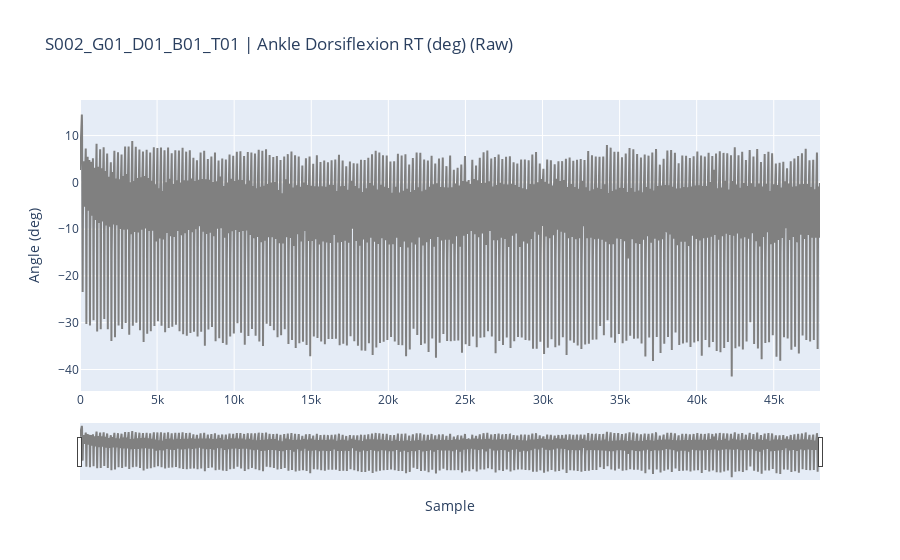
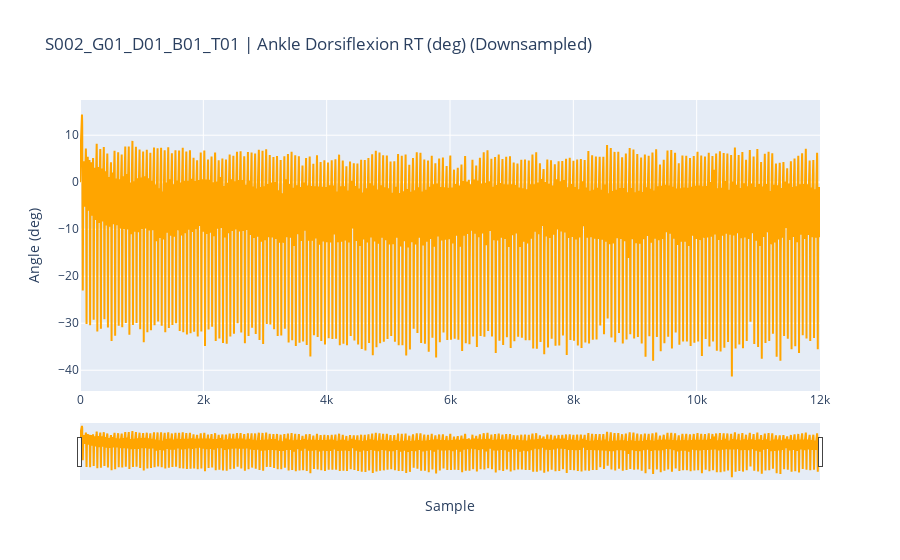
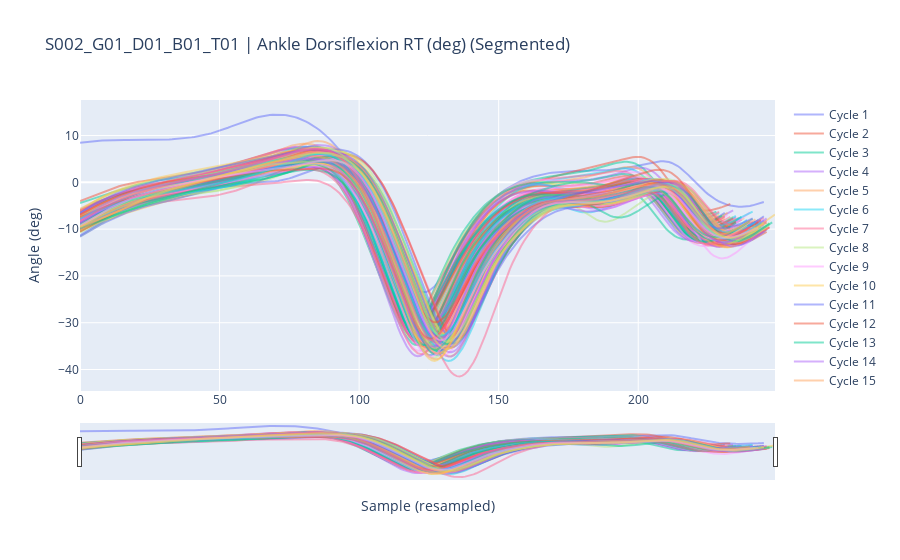
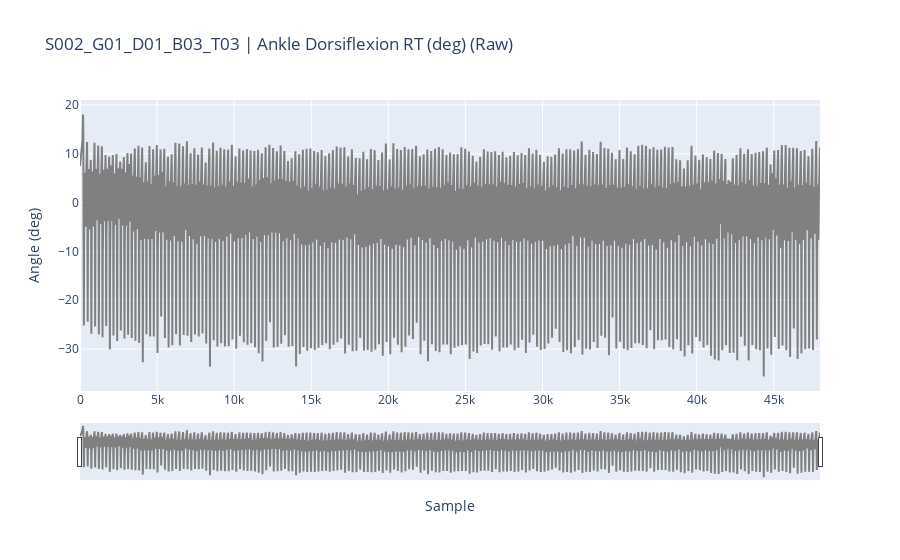

Write notebook code for charts like these, in order.
### Code cell
#To compare results 
signal_col        = "Ankle Dorsiflexion RT (deg)"
downsample_factor = 4
show_raw          = True
show_downsampled  = True
show_segmented    = True
save_plots        = False

batches = {
    "G01": {
        "S002": [
            {"trial": "T01", "day": "D01", "block": "B01"},
            {"trial": "T03", "day": "D01", "block": "B03"},
            
        ]
        
    },
    #"G03": {
        #"S139": [
            #{"trial": "T01", "day": "D01", "block": "B01"},
            
        #]
    #},
}


for group_code, patients in batches.items():
    for patient_id, trials in patients.items():
        for trial_info in trials:
            plot_trial(
                patient_id=patient_id,
                group_code=group_code,
                day=trial_info["day"],
                block=trial_info["block"],
                trial=trial_info["trial"],
                signal_col=signal_col,
                downsample_factor=downsample_factor,
                show_raw=show_raw,
                show_downsampled=show_downsampled,
                show_segmented=show_segmented,
                save_plots=save_plots
            )

### Figure 1 — Plotly figure (JSON) as saved in the notebook; plotly's stock layout.template omitted (floating-point values rounded to 4 significant figures; data arrays with more than 128 entries replaced by an {"elided": "..."} marker saying what was removed)
{"data": [{"line": {"color": "gray"}, "mode": "lines", "name": "Raw", "type": "scatter", "y": {"elided": "48001 float values"}}], "layout": {"title": {"text": "S002_G01_D01_B01_T01 | Ankle Dorsiflexion RT (deg) (Raw)"}, "xaxis": {"rangeslider": {"visible": true}, "title": {"text": "Sample"}, "type": "linear"}, "yaxis": {"title": {"text": "Angle (deg)"}}}}

### Figure 2 — Plotly figure (JSON) as saved in the notebook; plotly's stock layout.template omitted (floating-point values rounded to 4 significant figures; data arrays with more than 128 entries replaced by an {"elided": "..."} marker saying what was removed)
{"data": [{"line": {"color": "orange"}, "mode": "lines", "name": "Downsampled", "type": "scatter", "y": {"elided": "12001 float values"}}], "layout": {"title": {"text": "S002_G01_D01_B01_T01 | Ankle Dorsiflexion RT (deg) (Downsampled)"}, "xaxis": {"rangeslider": {"visible": true}, "title": {"text": "Sample"}, "type": "linear"}, "yaxis": {"title": {"text": "Angle (deg)"}}}}

### Figure 3 — Plotly figure (JSON) as saved in the notebook; plotly's stock layout.template omitted (floating-point values rounded to 4 significant figures; data arrays with more than 128 entries replaced by an {"elided": "..."} marker saying what was removed)
{"data": [{"mode": "lines", "name": "Cycle 1", "opacity": 0.5, "type": "scatter", "y": {"elided": "246 float values"}}, {"mode": "lines", "name": "Cycle 2", "opacity": 0.5, "type": "scatter", "y": {"elided": "234 float values"}}, {"mode": "lines", "name": "Cycle 3", "opacity": 0.5, "type": "scatter", "y": {"elided": "229 float values"}}, {"mode": "lines", "name": "Cycle 4", "opacity": 0.5, "type": "scatter", "y": {"elided": "235 float values"}}, {"mode": "lines", "name": "Cycle 5", "opacity": 0.5, "type": "scatter", "y": {"elided": "233 float values"}}, {"mode": "lines", "name": "Cycle 6", "opacity": 0.5, "type": "scatter", "y": {"elided": "230 float values"}}, {"mode": "lines", "name": "Cycle 7", "opacity": 0.5, "type": "scatter", "y": {"elided": "230 float values"}}, {"mode": "lines", "name": "Cycle 8", "opacity": 0.5, "type": "scatter", "y": {"elided": "232 float values"}}, {"mode": "lines", "name": "Cycle 9", "opacity": 0.5, "type": "scatter", "y": {"elided": "233 float values"}}, {"mode": "lines", "name": "Cycle 10", "opacity": 0.5, "type": "scatter", "y": {"elided": "230 float values"}}, {"mode": "lines", "name": "Cycle 11", "opacity": 0.5, "type": "scatter", "y": {"elided": "232 float values"}}, {"mode": "lines", "name": "Cycle 12", "opacity": 0.5, "type": "scatter", "y": {"elided": "230 float values"}}, {"mode": "lines", "name": "Cycle 13", "opacity": 0.5, "type": "scatter", "y": {"elided": "231 float values"}}, {"mode": "lines", "name": "Cycle 14", "opacity": 0.5, "type": "scatter", "y": {"elided": "231 float values"}}, {"mode": "lines", "name": "Cycle 15", "opacity": 0.5, "type": "scatter", "y": {"elided": "232 float values"}}, {"mode": "lines", "name": "Cycle 16", "opacity": 0.5, "type": "scatter", "y": {"elided": "233 float values"}}, {"mode": "lines", "name": "Cycle 17", "opacity": 0.5, "type": "scatter", "y": {"elided": "234 float values"}}, {"mode": "lines", "name": "Cycle 18", "opacity": 0.5, "type": "scatter", "y": {"elided": "235 float values"}}, {"mode": "lines", "name": "Cycle 19", "opacity": 0.5, "type": "scatter", "y": {"elided": "229 float values"}}, {"mode": "lines", "name": "Cycle 20", "opacity": 0.5, "type": "scatter", "y": {"elided": "236 float values"}}, {"mode": "lines", "name": "Cycle 21", "opacity": 0.5, "type": "scatter", "y": {"elided": "232 float values"}}, {"mode": "lines", "name": "Cycle 22", "opacity": 0.5, "type": "scatter", "y": {"elided": "233 float values"}}, {"mode": "lines", "name": "Cycle 23", "opacity": 0.5, "type": "scatter", "y": {"elided": "229 float values"}}, {"mode": "lines", "name": "Cycle 24", "opacity": 0.5, "type": "scatter", "y": {"elided": "234 float values"}}, {"mode": "lines", "name": "Cycle 25", "opacity": 0.5, "type": "scatter", "y": {"elided": "235 float values"}}, {"mode": "lines", "name": "Cycle 26", "opacity": 0.5, "type": "scatter", "y": {"elided": "232 float values"}}, {"mode": "lines", "name": "Cycle 27", "opacity": 0.5, "type": "scatter", "y": {"elided": "237 float values"}}, {"mode": "lines", "name": "Cycle 28", "opacity": 0.5, "type": "scatter", "y": {"elided": "233 float values"}}, {"mode": "lines", "name": "Cycle 29", "opacity": 0.5, "type": "scatter", "y": {"elided": "235 float values"}}, {"mode": "lines", "name": "Cycle 30", "opacity": 0.5, "type": "scatter", "y": {"elided": "239 float values"}}, {"mode": "lines", "name": "Cycle 31", "opacity": 0.5, "type": "scatter", "y": {"elided": "231 float values"}}, {"mode": "lines", "name": "Cycle 32", "opacity": 0.5, "type": "scatter", "y": {"elided": "232 float values"}}, {"mode": "lines", "name": "Cycle 33", "opacity": 0.5, "type": "scatter", "y": {"elided": "231 float values"}}, {"mode": "lines", "name": "Cycle 34", "opacity": 0.5, "type": "scatter", "y": {"elided": "238 float values"}}, {"mode": "lines", "name": "Cycle 35", "opacity": 0.5, "type": "scatter", "y": {"elided": "233 float values"}}, {"mode": "lines", "name": "Cycle 36", "opacity": 0.5, "type": "scatter", "y": {"elided": "234 float values"}}, {"mode": "lines", "name": "Cycle 37", "opacity": 0.5, "type": "scatter", "y": {"elided": "233 float values"}}, {"mode": "lines", "name": "Cycle 38", "opacity": 0.5, "type": "scatter", "y": {"elided": "235 float values"}}, {"mode": "lines", "name": "Cycle 39", "opacity": 0.5, "type": "scatter", "y": {"elided": "233 float values"}}, {"mode": "lines", "name": "Cycle 40", "opacity": 0.5, "type": "scatter", "y": {"elided": "238 float values"}}, {"mode": "lines", "name": "Cycle 41", "opacity": 0.5, "type": "scatter", "y": {"elided": "238 float values"}}, {"mode": "lines", "name": "Cycle 42", "opacity": 0.5, "type": "scatter", "y": {"elided": "236 float values"}}, {"mode": "lines", "name": "Cycle 43", "opacity": 0.5, "type": "scatter", "y": {"elided": "238 float values"}}, {"mode": "lines", "name": "Cycle 44", "opacity": 0.5, "type": "scatter", "y": {"elided": "236 float values"}}, {"mode": "lines", "name": "Cycle 45", "opacity": 0.5, "type": "scatter", "y": {"elided": "236 float values"}}, {"mode": "lines", "name": "Cycle 46", "opacity": 0.5, "type": "scatter", "y": {"elided": "236 float values"}}, {"mode": "lines", "name": "Cycle 47", "opacity": 0.5, "type": "scatter", "y": {"elided": "233 float values"}}, {"mode": "lines", "name": "Cycle 48", "opacity": 0.5, "type": "scatter", "y": {"elided": "234 float values"}}, {"mode": "lines", "name": "Cycle 49", "opacity": 0.5, "type": "scatter", "y": {"elided": "241 float values"}}, {"mode": "lines", "name": "Cycle 50", "opacity": 0.5, "type": "scatter", "y": {"elided": "236 float values"}}, {"mode": "lines", "name": "Cycle 51", "opacity": 0.5, "type": "scatter", "y": {"elided": "240 float values"}}, {"mode": "lines", "name": "Cycle 52", "opacity": 0.5, "type": "scatter", "y": {"elided": "236 float values"}}, {"mode": "lines", "name": "Cycle 53", "opacity": 0.5, "type": "scatter", "y": {"elided": "232 float values"}}, {"mode": "lines", "name": "Cycle 54", "opacity": 0.5, "type": "scatter", "y": {"elided": "237 float values"}}, {"mode": "lines", "name": "Cycle 55", "opacity": 0.5, "type": "scatter", "y": {"elided": "234 float values"}}, {"mode": "lines", "name": "Cycle 56", "opacity": 0.5, "type": "scatter", "y": {"elided": "236 float values"}}, {"mode": "lines", "name": "Cycle 57", "opacity": 0.5, "type": "scatter", "y": {"elided": "237 float values"}}, {"mode": "lines", "name": "Cycle 58", "opacity": 0.5, "type": "scatter", "y": {"elided": "234 float values"}}, {"mode": "lines", "name": "Cycle 59", "opacity": 0.5, "type": "scatter", "y": {"elided": "235 float values"}}, {"mode": "lines", "name": "Cycle 60", "opacity": 0.5, "type": "scatter", "y": {"elided": "239 float values"}}, {"mode": "lines", "name": "Cycle 61", "opacity": 0.5, "type": "scatter", "y": {"elided": "237 float values"}}, {"mode": "lines", "name": "Cycle 62", "opacity": 0.5, "type": "scatter", "y": {"elided": "235 float values"}}, {"mode": "lines", "name": "Cycle 63", "opacity": 0.5, "type": "scatter", "y": {"elided": "236 float values"}}, {"mode": "lines", "name": "Cycle 64", "opacity": 0.5, "type": "scatter", "y": {"elided": "230 float values"}}, {"mode": "lines", "name": "Cycle 65", "opacity": 0.5, "type": "scatter", "y": {"elided": "236 float values"}}, {"mode": "lines", "name": "Cycle 66", "opacity": 0.5, "type": "scatter", "y": {"elided": "238 float values"}}, {"mode": "lines", "name": "Cycle 67", "opacity": 0.5, "type": "scatter", "y": {"elided": "238 float values"}}, {"mode": "lines", "name": "Cycle 68", "opacity": 0.5, "type": "scatter", "y": {"elided": "240 float values"}}, {"mode": "lines", "name": "Cycle 69", "opacity": 0.5, "type": "scatter", "y": {"elided": "240 float values"}}, {"mode": "lines", "name": "Cycle 70", "opacity": 0.5, "type": "scatter", "y": {"elided": "242 float values"}}, {"mode": "lines", "name": "Cycle 71", "opacity": 0.5, "type": "scatter", "y": {"elided": "240 float values"}}, {"mode": "lines", "name": "Cycle 72", "opacity": 0.5, "type": "scatter", "y": {"elided": "238 float values"}}, {"mode": "lines", "name": "Cycle 73", "opacity": 0.5, "type": "scatter", "y": {"elided": "234 float values"}}, {"mode": "lines", "name": "Cycle 74", "opacity": 0.5, "type": "scatter", "y": {"elided": "235 float values"}}, {"mode": "lines", "name": "Cycle 75", "opacity": 0.5, "type": "scatter", "y": {"elided": "243 float values"}}, {"mode": "lines", "name": "Cycle 76", "opacity": 0.5, "type": "scatter", "y": {"elided": "237 float values"}}, {"mode": "lines", "name": "Cycle 77", "opacity": 0.5, "type": "scatter", "y": {"elided": "235 float values"}}, {"mode": "lines", "name": "Cycle 78", "opacity": 0.5, "type": "scatter", "y": {"elided": "245 float values"}}, {"mode": "lines", "name": "Cycle 79", "opacity": 0.5, "type": "scatter", "y": {"elided": "234 float values"}}, {"mode": "lines", "name": "Cycle 80", "opacity": 0.5, "type": "scatter", "y": {"elided": "239 float values"}}, {"mode": "lines", "name": "Cycle 81", "opacity": 0.5, "type": "scatter", "y": {"elided": "240 float values"}}, {"mode": "lines", "name": "Cycle 82", "opacity": 0.5, "type": "scatter", "y": {"elided": "239 float values"}}, {"mode": "lines", "name": "Cycle 83", "opacity": 0.5, "type": "scatter", "y": {"elided": "234 float values"}}, {"mode": "lines", "name": "Cycle 84", "opacity": 0.5, "type": "scatter", "y": {"elided": "242 float values"}}, {"mode": "lines", "name": "Cycle 85", "opacity": 0.5, "type": "scatter", "y": {"elided": "237 float values"}}, {"mode": "lines", "name": "Cycle 86", "opacity": 0.5, "type": "scatter", "y": {"elided": "242 float values"}}, {"mode": "lines", "name": "Cycle 87", "opacity": 0.5, "type": "scatter", "y": {"elided": "242 float values"}}, {"mode": "lines", "name": "Cycle 88", "opacity": 0.5, "type": "scatter", "y": {"elided": "244 float values"}}, {"mode": "lines", "name": "Cycle 89", "opacity": 0.5, "type": "scatter", "y": {"elided": "242 float values"}}, {"mode": "lines", "name": "Cycle 90", "opacity": 0.5, "type": "scatter", "y": {"elided": "241 float values"}}, {"mode": "lines", "name": "Cycle 91", "opacity": 0.5, "type": "scatter", "y": {"elided": "243 float values"}}, {"mode": "lines", "name": "Cycle 92", "opacity": 0.5, "type": "scatter", "y": {"elided": "247 float values"}}, {"mode": "lines", "name": "Cycle 93", "opacity": 0.5, "type": "scatter", "y": {"elided": "241 float values"}}, {"mode": "lines", "name": "Cycle 94", "opacity": 0.5, "type": "scatter", "y": {"elided": "246 float values"}}, {"mode": "lines", "name": "Cycle 95", "opacity": 0.5, "type": "scatter", "y": {"elided": "244 float values"}}, {"mode": "lines", "name": "Cycle 96", "opacity": 0.5, "type": "scatter", "y": {"elided": "240 float values"}}, {"mode": "lines", "name": "Cycle 97", "opacity": 0.5, "type": "scatter", "y": {"elided": "242 float values"}}, {"mode": "lines", "name": "Cycle 98", "opacity": 0.5, "type": "scatter", "y": {"elided": "241 float values"}}, {"mode": "lines", "name": "Cycle 99", "opacity": 0.5, "type": "scatter", "y": {"elided": "237 float values"}}, {"mode": "lines", "name": "Cycle 100", "opacity": 0.5, "type": "scatter", "y": {"elided": "244 float values"}}, {"mode": "lines", "name": "Cycle 101", "opacity": 0.5, "type": "scatter", "y": {"elided": "239 float values"}}, {"mode": "lines", "name": "Cycle 102", "opacity": 0.5, "type": "scatter", "y": {"elided": "244 float values"}}, {"mode": "lines", "name": "Cycle 103", "opacity": 0.5, "type": "scatter", "y": {"elided": "242 float values"}}, {"mode": "lines", "name": "Cycle 104", "opacity": 0.5, "type": "scatter", "y": {"elided": "240 float values"}}, {"mode": "lines", "name": "Cycle 105", "opacity": 0.5, "type": "scatter", "y": {"elided": "240 float values"}}, {"mode": "lines", "name": "Cycle 106", "opacity": 0.5, "type": "scatter", "y": {"elided": "240 float values"}}, {"mode": "lines", "name": "Cycle 107", "opacity": 0.5, "type": "scatter", "y": {"elided": "233 float values"}}, {"mode": "lines", "name": "Cycle 108", "opacity": 0.5, "type": "scatter", "y": {"elided": "245 float values"}}, {"mode": "lines", "name": "Cycle 109", "opacity": 0.5, "type": "scatter", "y": {"elided": "240 float values"}}, {"mode": "lines", "name": "Cycle 110", "opacity": 0.5, "type": "scatter", "y": {"elided": "243 float values"}}, {"mode": "lines", "name": "Cycle 111", "opacity": 0.5, "type": "scatter", "y": {"elided": "247 float values"}}, {"mode": "lines", "name": "Cycle 112", "opacity": 0.5, "type": "scatter", "y": {"elided": "247 float values"}}, {"mode": "lines", "name": "Cycle 113", "opacity": 0.5, "type": "scatter", "y": {"elided": "245 float values"}}, {"mode": "lines", "name": "Cycle 114", "opacity": 0.5, "type": "scatter", "y": {"elided": "242 float values"}}, {"mode": "lines", "name": "Cycle 115", "opacity": 0.5, "type": "scatter", "y": {"elided": "243 float values"}}, {"mode": "lines", "name": "Cycle 116", "opacity": 0.5, "type": "scatter", "y": {"elided": "240 float values"}}, {"mode": "lines", "name": "Cycle 117", "opacity": 0.5, "type": "scatter", "y": {"elided": "244 float values"}}, {"mode": "lines", "name": "Cycle 118", "opacity": 0.5, "type": "scatter", "y": {"elided": "242 float values"}}, {"mode": "lines", "name": "Cycle 119", "opacity": 0.5, "type": "scatter", "y": {"elided": "241 float values"}}, {"mode": "lines", "name": "Cycle 120", "opacity": 0.5, "type": "scatter", "y": {"elided": "242 float values"}}, {"mode": "lines", "name": "Cycle 121", "opacity": 0.5, "type": "scatter", "y": {"elided": "245 float values"}}, {"mode": "lines", "name": "Cycle 122", "opacity": 0.5, "type": "scatter", "y": {"elided": "246 float values"}}, {"mode": "lines", "name": "Cycle 123", "opacity": 0.5, "type": "scatter", "y": {"elided": "244 float values"}}, {"mode": "lines", "name": "Cycle 124", "opacity": 0.5, "type": "scatter", "y": {"elided": "240 float values"}}, {"mode": "lines", "name": "Cycle 125", "opacity": 0.5, "type": "scatter", "y": {"elided": "239 float values"}}, {"mode": "lines", "name": "Cycle 126", "opacity": 0.5, "type": "scatter", "y": {"elided": "242 float values"}}, {"mode": "lines", "name": "Cycle 127", "opacity": 0.5, "type": "scatter", "y": {"elided": "233 float values"}}, {"mode": "lines", "name": "Cycle 128", "opacity": 0.5, "type": "scatter", "y": {"elided": "248 float values"}}, {"mode": "lines", "name": "Cycle 129", "opacity": 0.5, "type": "scatter", "y": {"elided": "244 float values"}}, {"mode": "lines", "name": "Cycle 130", "opacity": 0.5, "type": "scatter", "y": {"elided": "242 float values"}}, {"mode": "lines", "name": "Cycle 131", "opacity": 0.5, "type": "scatter", "y": {"elided": "245 float values"}}, {"mode": "lines", "name": "Cycle 132", "opacity": 0.5, "type": "scatter", "y": {"elided": "242 float values"}}, {"mode": "lines", "name": "Cycle 133", "opacity": 0.5, "type": "scatter", "y": {"elided": "242 float values"}}, {"mode": "lines", "name": "Cycle 134", "opacity": 0.5, "type": "scatter", "y": {"elided": "238 float values"}}, {"mode": "lines", "name": "Cycle 135", "opacity": 0.5, "type": "scatter", "y": {"elided": "242 float values"}}, {"mode": "lines", "name": "Cycle 136", "opacity": 0.5, "type": "scatter", "y": {"elided": "239 float values"}}, {"mode": "lines", "name": "Cycle 137", "opacity": 0.5, "type": "scatter", "y": {"elided": "246 float values"}}, {"mode": "lines", "name": "Cycle 138", "opacity": 0.5, "type": "scatter", "y": {"elided": "240 float values"}}, {"mode": "lines", "name": "Cycle 139", "opacity": 0.5, "type": "scatter", "y": {"elided": "243 float values"}}, {"mode": "lines", "name": "Cycle 140", "opacity": 0.5, "type": "scatter", "y": {"elided": "245 float values"}}, {"mode": "lines", "name": "Cycle 141", "opacity": 0.5, "type": "scatter", "y": {"elided": "243 float values"}}, {"mode": "lines", "name": "Cycle 142", "opacity": 0.5, "type": "scatter", "y": {"elided": "245 float values"}}, {"mode": "lines", "name": "Cycle 143", "opacity": 0.5, "type": "scatter", "y": {"elided": "237 float values"}}, {"mode": "lines", "name": "Cycle 144", "opacity": 0.5, "type": "scatter", "y": {"elided": "242 float values"}}, {"mode": "lines", "name": "Cycle 145", "opacity": 0.5, "type": "scatter", "y": {"elided": "241 float values"}}, {"mode": "lines", "name": "Cycle 146", "opacity": 0.5, "type": "scatter", "y": {"elided": "241 float values"}}, {"mode": "lines", "name": "Cycle 147", "opacity": 0.5, "type": "scatter", "y": {"elided": "248 float values"}}, {"mode": "lines", "name": "Cycle 148", "opacity": 0.5, "type": "scatter", "y": {"elided": "245 float values"}}, {"mode": "lines", "name": "Cycle 149", "opacity": 0.5, "type": "scatter", "y": {"elided": "246 float values"}}, {"mode": "lines", "name": "Cycle 150", "opacity": 0.5, "type": "scatter", "y": {"elided": "244 float values"}}, {"mode": "lines", "name": "Cycle 151", "opacity": 0.5, "type": "scatter", "y": {"elided": "244 float values"}}, {"mode": "lines", "name": "Cycle 152", "opacity": 0.5, "type": "scatter", "y": {"elided": "248 float values"}}, {"mode": "lines", "name": "Cycle 153", "opacity": 0.5, "type": "scatter", "y": {"elided": "249 float values"}}, {"mode": "lines", "name": "Cycle 154", "opacity": 0.5, "type": "scatter", "y": {"elided": "246 float values"}}, {"mode": "lines", "name": "Cycle 155", "opacity": 0.5, "type": "scatter", "y": {"elided": "247 float values"}}, {"mode": "lines", "name": "Cycle 156", "opacity": 0.5, "type": "scatter", "y": {"elided": "246 float values"}}, {"mode": "lines", "name": "Cycle 157", "opacity": 0.5, "type": "scatter", "y": {"elided": "247 float values"}}, {"mode": "lines", "name": "Cycle 158", "opacity": 0.5, "type": "scatter", "y": {"elided": "244 float values"}}, {"mode": "lines", "name": "Cycle 159", "opacity": 0.5, "type": "scatter", "y": {"elided": "237 float values"}}, {"mode": "lines", "name": "Cycle 160", "opacity": 0.5, "type": "scatter", "y": {"elided": "250 float values"}}, {"mode": "lines", "name": "Cycle 161", "opacity": 0.5, "type": "scatter", "y": {"elided": "244 float values"}}, {"mode": "lines", "name": "Cycle 162", "opacity": 0.5, "type": "scatter", "y": {"elided": "245 float values"}}, {"mode": "lines", "name": "Cycle 163", "opacity": 0.5, "type": "scatter", "y": {"elided": "235 float values"}}, {"mode": "lines", "name": "Cycle 164", "opacity": 0.5, "type": "scatter", "y": {"elided": "247 float values"}}, {"mode": "lines", "name": "Cycle 165", "opacity": 0.5, "type": "scatter", "y": {"elided": "241 float values"}}, {"mode": "lines", "name": "Cycle 166", "opacity": 0.5, "type": "scatter", "y": {"elided": "241 float values"}}, {"mode": "lines", "name": "Cycle 167", "opacity": 0.5, "type": "scatter", "y": {"elided": "241 float values"}}, {"mode": "lines", "name": "Cycle 168", "opacity": 0.5, "type": "scatter", "y": {"elided": "248 float values"}}, {"mode": "lines", "name": "Cycle 169", "opacity": 0.5, "type": "scatter", "y": {"elided": "240 float values"}}, {"mode": "lines", "name": "Cycle 170", "opacity": 0.5, "type": "scatter", "y": {"elided": "243 float values"}}, {"mode": "lines", "name": "Cycle 171", "opacity": 0.5, "type": "scatter", "y": {"elided": "243 float values"}}, {"mode": "lines", "name": "Cycle 172", "opacity": 0.5, "type": "scatter", "y": {"elided": "244 float values"}}, {"mode": "lines", "name": "Cycle 173", "opacity": 0.5, "type": "scatter", "y": {"elided": "240 float values"}}, {"mode": "lines", "name": "Cycle 174", "opacity": 0.5, "type": "scatter", "y": {"elided": "242 float values"}}, {"mode": "lines", "name": "Cycle 175", "opacity": 0.5, "type": "scatter", "y": {"elided": "245 float values"}}, {"mode": "lines", "name": "Cycle 176", "opacity": 0.5, "type": "scatter", "y": {"elided": "241 float values"}}, {"mode": "lines", "name": "Cycle 177", "opacity": 0.5, "type": "scatter", "y": {"elided": "247 float values"}}, {"mode": "lines", "name": "Cycle 178", "opacity": 0.5, "type": "scatter", "y": {"elided": "240 float values"}}, {"mode": "lines", "name": "Cycle 179", "opacity": 0.5, "type": "scatter", "y": {"elided": "242 float values"}}, {"mode": "lines", "name": "Cycle 180", "opacity": 0.5, "type": "scatter", "y": {"elided": "240 float values"}}, {"mode": "lines", "name": "Cycle 181", "opacity": 0.5, "type": "scatter", "y": {"elided": "246 float values"}}, {"mode": "lines", "name": "Cycle 182", "opacity": 0.5, "type": "scatter", "y": {"elided": "240 float values"}}, {"mode": "lines", "name": "Cycle 183", "opacity": 0.5, "type": "scatter", "y": {"elided": "248 float values"}}, {"mode": "lines", "name": "Cycle 184", "opacity": 0.5, "type": "scatter", "y": {"elided": "246 float values"}}, {"mode": "lines", "name": "Cycle 185", "opacity": 0.5, "type": "scatter", "y": {"elided": "238 float values"}}, {"mode": "lines", "name": "Cycle 186", "opacity": 0.5, "type": "scatter", "y": {"elided": "243 float values"}}, {"mode": "lines", "name": "Cycle 187", "opacity": 0.5, "type": "scatter", "y": {"elided": "238 float values"}}, {"mode": "lines", "name": "Cycle 188", "opacity": 0.5, "type": "scatter", "y": {"elided": "246 float values"}}, {"mode": "lines", "name": "Cycle 189", "opacity": 0.5, "type": "scatter", "y": {"elided": "242 float values"}}, {"mode": "lines", "name": "Cycle 190", "opacity": 0.5, "type": "scatter", "y": {"elided": "240 float values"}}, {"mode": "lines", "name": "Cycle 191", "opacity": 0.5, "type": "scatter", "y": {"elided": "242 float values"}}, {"mode": "lines", "name": "Cycle 192", "opacity": 0.5, "type": "scatter", "y": {"elided": "241 float values"}}, {"mode": "lines", "name": "Cycle 193", "opacity": 0.5, "type": "scatter", "y": {"elided": "241 float values"}}, {"mode": "lines", "name": "Cycle 194", "opacity": 0.5, "type": "scatter", "y": {"elided": "242 float values"}}, {"mode": "lines", "name": "Cycle 195", "opacity": 0.5, "type": "scatter", "y": {"elided": "241 float values"}}, {"mode": "lines", "name": "Cycle 196", "opacity": 0.5, "type": "scatter", "y": {"elided": "245 float values"}}, {"mode": "lines", "name": "Cycle 197", "opacity": 0.5, "type": "scatter", "y": {"elided": "241 float values"}}, {"mode": "lines", "name": "Cycle 198", "opacity": 0.5, "type": "scatter", "y": {"elided": "243 float values"}}, {"mode": "lines", "name": "Cycle 199", "opacity": 0.5, "type": "scatter", "y": {"elided": "244 float values"}}, {"mode": "lines", "name": "Cycle 200", "opacity": 0.5, "type": "scatter", "y": {"elided": "246 float values"}}], "layout": {"title": {"text": "S002_G01_D01_B01_T01 | Ankle Dorsiflexion RT (deg) (Segmented)"}, "xaxis": {"rangeslider": {"visible": true}, "title": {"text": "Sample (resampled)"}, "type": "linear"}, "yaxis": {"title": {"text": "Angle (deg)"}}}}

### Figure 4 — Plotly figure (JSON) as saved in the notebook; plotly's stock layout.template omitted (floating-point values rounded to 4 significant figures; data arrays with more than 128 entries replaced by an {"elided": "..."} marker saying what was removed)
{"data": [{"line": {"color": "gray"}, "mode": "lines", "name": "Raw", "type": "scatter", "y": {"elided": "48001 float values"}}], "layout": {"title": {"text": "S002_G01_D01_B03_T03 | Ankle Dorsiflexion RT (deg) (Raw)"}, "xaxis": {"rangeslider": {"visible": true}, "title": {"text": "Sample"}, "type": "linear"}, "yaxis": {"title": {"text": "Angle (deg)"}}}}
